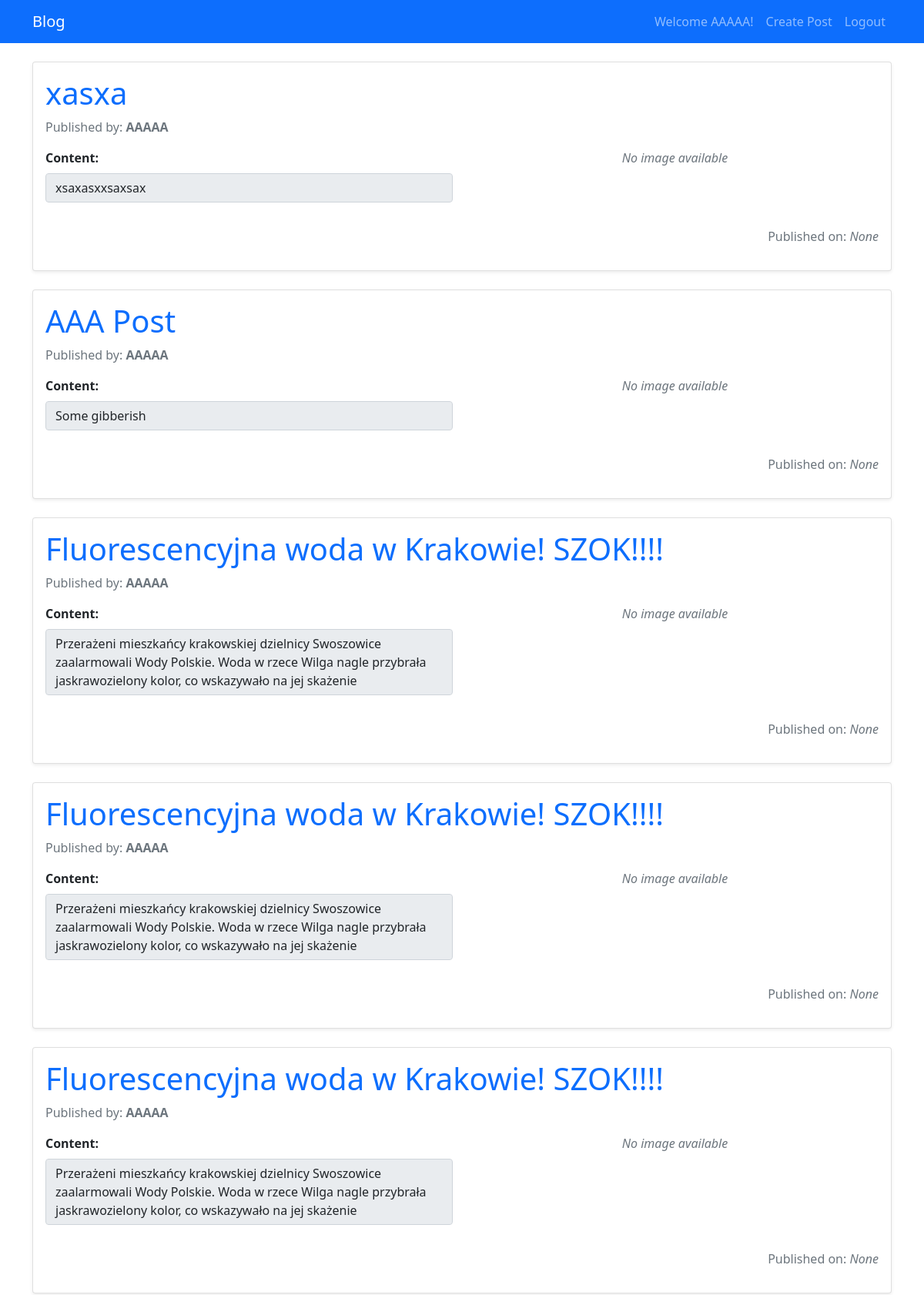
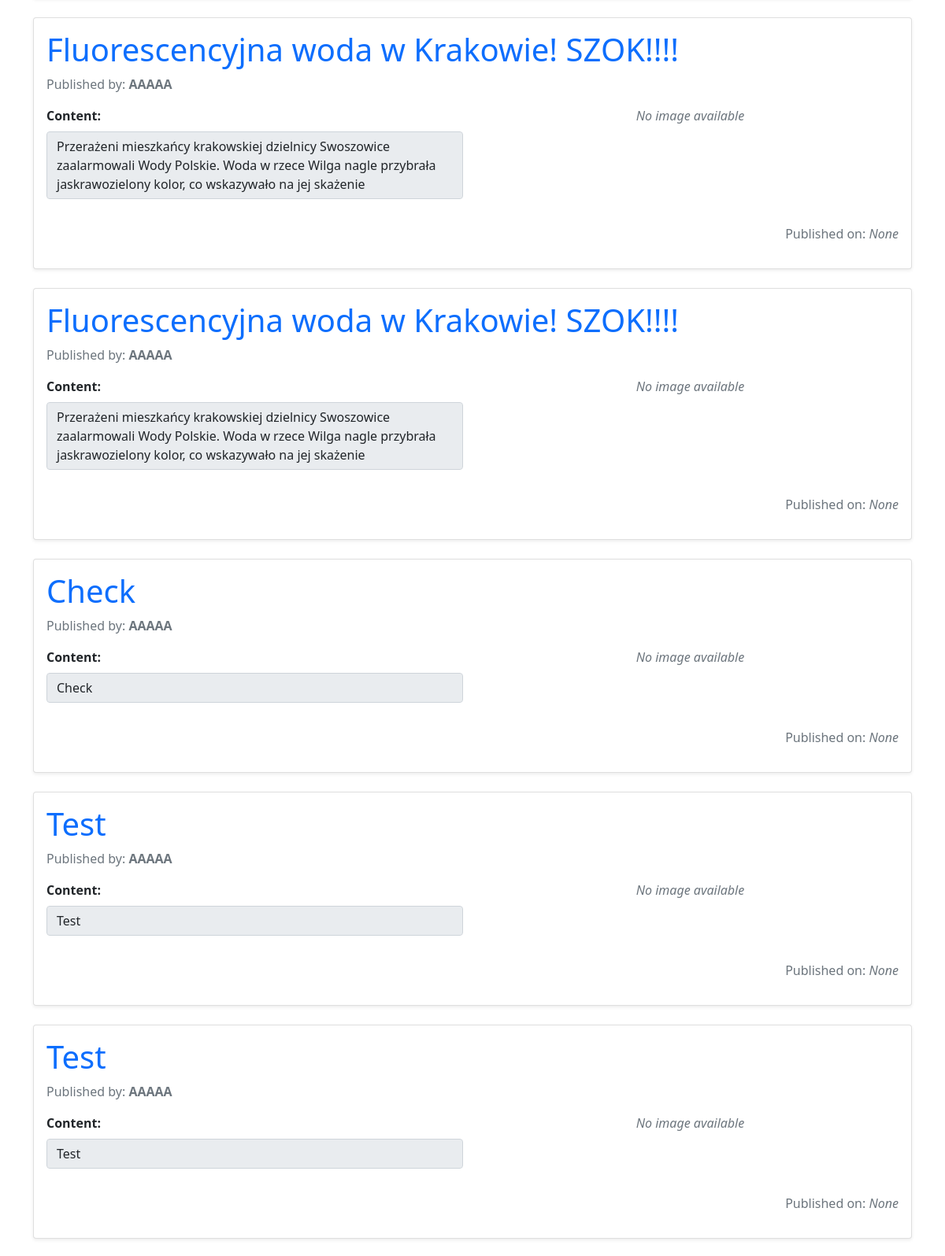
The page /user_view/ (signed in, upper part) on the database its author committed (2 pictures, top to bottom).
### blog/models.py (models this page shows, shortened)
class Post(models.Model):
    STATUS_CHOICES = [
        ("draft", "Draft"),
        ("published", "Published"),
    ]
    title = models.CharField(max_length=100)
    author = models.ForeignKey("auth.User", on_delete=models.CASCADE)
    content = models.TextField()
    created_at = models.DateTimeField(auto_now_add=True)
    updated_at = models.DateTimeField(auto_now = True)
    status = models.CharField(choices=STATUS_CHOICES, default = "draft", max_length = 10)
    posted_at = models.DateTimeField(blank = True, null = True)
    image = models.ImageField(upload_to = "posts/%Y/%m/%d", null=True, blank=True)
    class Meta:
        db_table = 'posts'

### blog/views.py (the view)
# urls.py: path("user_view/", user_view, name="user_view"),
@login_required()
def user_view(request):
    current_user = request.user
    user_id = current_user.id
    user_posts = Post.objects.filter(author = user_id)
    return render(request,"blog/user_view.html",{"user_posts":user_posts})

### blog/templates/blog/user_view.html
{%  extends "blog/Base.html" %}
{% block contents %}
    {% for post in user_posts %}
        <div class="card mb-4 shadow-sm">
                <div class="card-body">
                    <h1 class="card-title">
                        <a href="{% url 'posts:details' post.id %}" class="text-decoration-none text-primary">
                            {{ post.title }}
                        </a>
                    </h1>
                    <p class="text-muted">Published by: <strong>{{ post.author }}</strong></p>
                    <div class="row mb-3">
                        <div class="col-md-6">
                            <label for="post-content-{{ post.id }}" class="form-label fw-bold">Content:</label>
                            <p class="form-control" id="post-content-{{ post.id }}" rows="4" readonly>
                                {{ post.content }}
                            </p>
                        </div>
                        <div class="col-md-6 text-center">
                        {% if post.image %}
                            <div class="d-inline-block border border-2 border-primary rounded shadow p-2">
                                <img src="{{ post.image.url }}" alt="{{ post.title }}" class="img-fluid rounded">
                            </div>
                        {% else %}
                            <p class="text-muted fst-italic">No image available</p>
                        {% endif %}
                        </div>
                    </div>
                    <p class="text-end text-muted">
                        Published on: <em>{{ post.posted_at }}</em>
                    </p>
                </div>
            </div>
    {% endfor %}
{% endblock %}

### blog/templates/blog/Base.html (shortened to what this page needs)
<!DOCTYPE html>
<html lang="en">
<head>
    <link href="https://cdn.jsdelivr.net/npm/bootstrap@5.0.2/dist/css/bootstrap.min.css" rel="stylesheet"
>
</head>
<body>
    <nav class="navbar navbar-expand-lg navbar-dark bg-primary">
        <div class="container">
            <a class="navbar-brand" href={% url 'posts:home' %}>Blog</a>
            <div class="collapse navbar-collapse" id="navbarNav">
                <ul class="navbar-nav ms-auto">
                    {% if not user.is_authenticated %}
                        <li class="nav-item">
                            <a class="nav-link" href="{% url 'posts:register' %}">Register</a>
                        </li>
                        <li class="nav-item">
                            <a class="nav-link" href="{% url 'posts:login' %}">Login</a>
                        </li>
                    {% else %}
                        <li class="nav-item">
                            <a class="nav-link" href="{% url 'posts:user_view' %}">Welcome {{ user.username }}!</a>
                        </li>
                        <li class = "nav-item">
                            <a class="nav-link" href="{% url 'posts:create_post' %}">Create Post</a>
                        </li>
                        <li class = "nav-item">
                            <a class = "nav-link" href="{% url 'posts:user_logout' %}">Logout</a>
                        </li>
                    {% endif %}
                </ul>
            </div>
        </div>
    </nav>
    <div class="container mt-4">
        {% block contents %}{% endblock %}
    </div>
</body>
</html>

### rows shown on the page
Post: title "xasxa", author "AAAAA", content "xsaxasxxsaxsax", shows "No image available", posted_at "None"
Post: title "AAA Post", author "AAAAA", content "Some gibberish", image "No image available", posted_at "None"
Post: title "Fluorescencyjna woda w Krakowie! SZOK!!!!", author "AAAAA", content "Przerażeni mieszkańcy krakowskiej dzielnicy Swoszowice zaalarmowali Wody Polskie. Woda w rzece Wilga nagle przybrała jaskrawozielony kolor, co wskazywało na jej skażenie", image "No image available", posted_at "None"
Post: title "Fluorescencyjna woda w Krakowie! SZOK!!!!", author "AAAAA", content "Przerażeni mieszkańcy krakowskiej dzielnicy Swoszowice zaalarmowali Wody Polskie. Woda w rzece Wilga nagle przybrała jaskrawozielony kolor, co wskazywało na jej skażenie", image "No image available", posted_at "None"
Post: title "Fluorescencyjna woda w Krakowie! SZOK!!!!", author "AAAAA", content "Przerażeni mieszkańcy krakowskiej dzielnicy Swoszowice zaalarmowali Wody Polskie. Woda w rzece Wilga nagle przybrała jaskrawozielony kolor, co wskazywało na jej skażenie", image "No image available", posted_at "None"
Post: title "Fluorescencyjna woda w Krakowie! SZOK!!!!", author "AAAAA", content "Przerażeni mieszkańcy krakowskiej dzielnicy Swoszowice zaalarmowali Wody Polskie. Woda w rzece Wilga nagle przybrała jaskrawozielony kolor, co wskazywało na jej skażenie", image "No image available", posted_at "None"
Post: title "Fluorescencyjna woda w Krakowie! SZOK!!!!", author "AAAAA", content "Przerażeni mieszkańcy krakowskiej dzielnicy Swoszowice zaalarmowali Wody Polskie. Woda w rzece Wilga nagle przybrała jaskrawozielony kolor, co wskazywało na jej skażenie", image "No image available", posted_at "None"
Post: title "Check", author "AAAAA", content "Check", image "No image available", posted_at "None"
Post: title "Test", author "AAAAA", content "Test", image "No image available", posted_at "None"
Post: title "Test", author "AAAAA", content "Test", image "No image available", posted_at "None"

### other values the page prints
{{ user.username }} "AAAAA"
